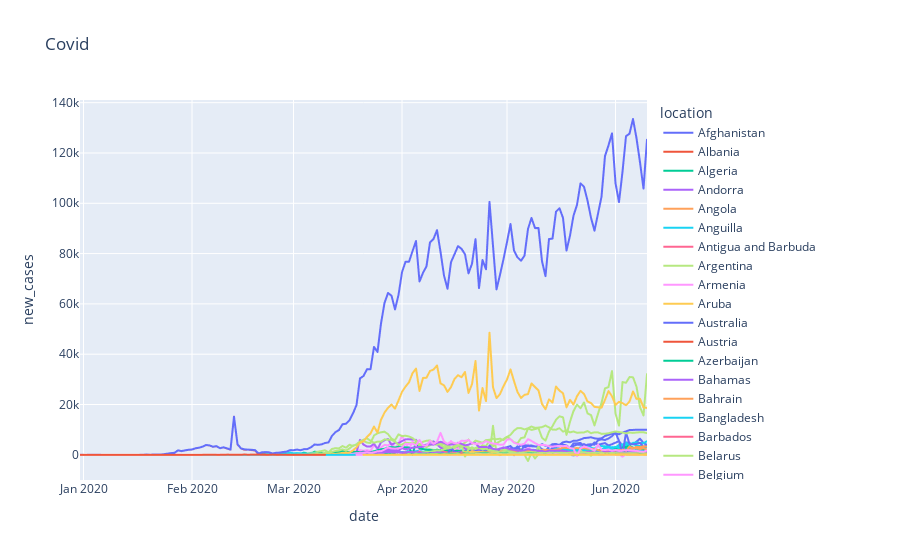

The notebook cell this image was saved under:
### Code cell
fig = px.line(df, 
              x='date', 
              y='new_cases', 
              color='location', 
              title='Covid')

# Show the figure
fig.show()
